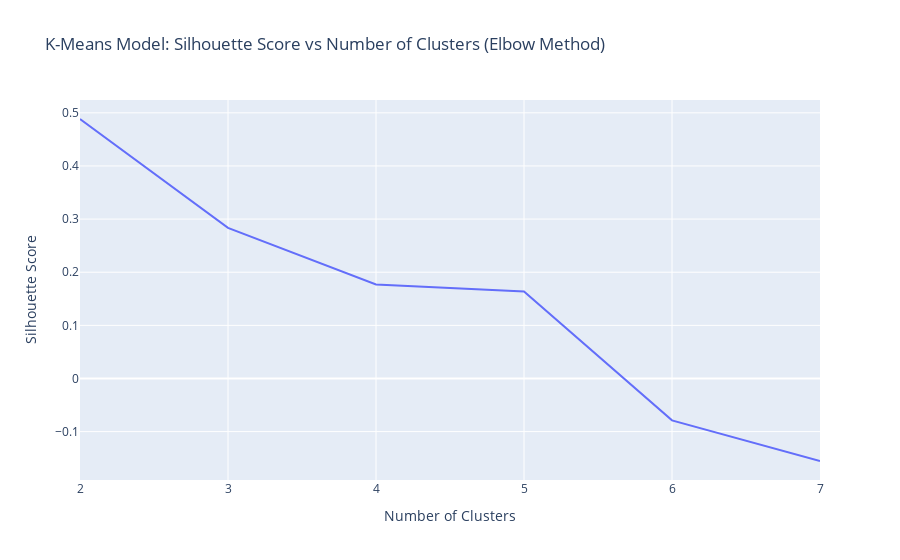

Source (notebook cell):
### Code cell
# Create a line plot of `silhouette_scores` vs `n_clusters`
fig = fig = px.line(
    x=n_clusters,
    y=silhouette_scores,
    title="K-Means Model: Silhouette Score vs Number of Clusters (Elbow Method)"
)
fig.update_layout(
    xaxis_title="Number of Clusters", yaxis_title="Silhouette Score"
)
fig.show()

### Figure 1 — Plotly figure (JSON) as saved in the notebook; plotly's stock layout.template omitted (floating-point values rounded to 4 significant figures)
{"data": [{"hovertemplate": "x=%{x}<br>y=%{y}<extra></extra>", "legendgroup": "", "line": {"color": "#636efa", "dash": "solid"}, "marker": {"symbol": "circle"}, "mode": "lines", "name": "", "orientation": "v", "showlegend": false, "type": "scatter", "x": [2, 3, 4, 5, 6, 7], "xaxis": "x", "y": [0.4884, 0.2835, 0.1768, 0.1637, -0.07878, -0.1553], "yaxis": "y"}], "layout": {"legend": {"tracegroupgap": 0}, "title": {"text": "K-Means Model: Silhouette Score vs Number of Clusters (Elbow Method)"}, "xaxis": {"anchor": "y", "domain": [0, 1], "title": {"text": "Number of Clusters"}}, "yaxis": {"anchor": "x", "domain": [0, 1], "title": {"text": "Silhouette Score"}}}}
